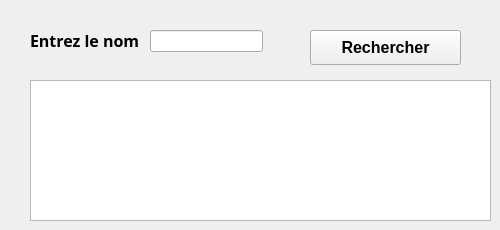
            <widget class="QWidget" name="tab_30">
             <attribute name="title">
              <string>Par nom</string>
             </attribute>
             <widget class="QPushButton" name="pb_rech_nom">
              <property name="geometry">
               <rect>
                <x>310</x>
                <y>30</y>
                <width>151</width>
                <height>35</height>
               </rect>
              </property>
              <property name="font">
               <font>
                <family>Microsoft JhengHei UI</family>
                <pointsize>12</pointsize>
                <weight>75</weight>
                <bold>true</bold>
               </font>
              </property>
              <property name="text">
               <string>Rechercher</string>
              </property>
              <property name="icon">
               <iconset resource="img.qrc">
                <normaloff>:/rechercher.png</normaloff>:/rechercher.png</iconset>
              </property>
              <property name="iconSize">
               <size>
                <width>40</width>
                <height>40</height>
               </size>
              </property>
             </widget>
             <widget class="QLabel" name="label_74">
              <property name="geometry">
               <rect>
                <x>30</x>
                <y>30</y>
                <width>114</width>
                <height>21</height>
               </rect>
              </property>
              <property name="font">
               <font>
                <family>Sitka Display</family>
                <pointsize>12</pointsize>
                <weight>75</weight>
                <bold>true</bold>
               </font>
              </property>
              <property name="text">
               <string>Entrez le nom :</string>
              </property>
             </widget>
             <widget class="QLineEdit" name="rech_nom">
              <property name="geometry">
               <rect>
                <x>150</x>
                <y>30</y>
                <width>113</width>
                <height>22</height>
               </rect>
              </property>
             </widget>
             <widget class="QTableView" name="tab_rech_nom">
              <property name="geometry">
               <rect>
                <x>30</x>
                <y>80</y>
                <width>461</width>
                <height>141</height>
               </rect>
              </property>
             </widget>
            </widget>
